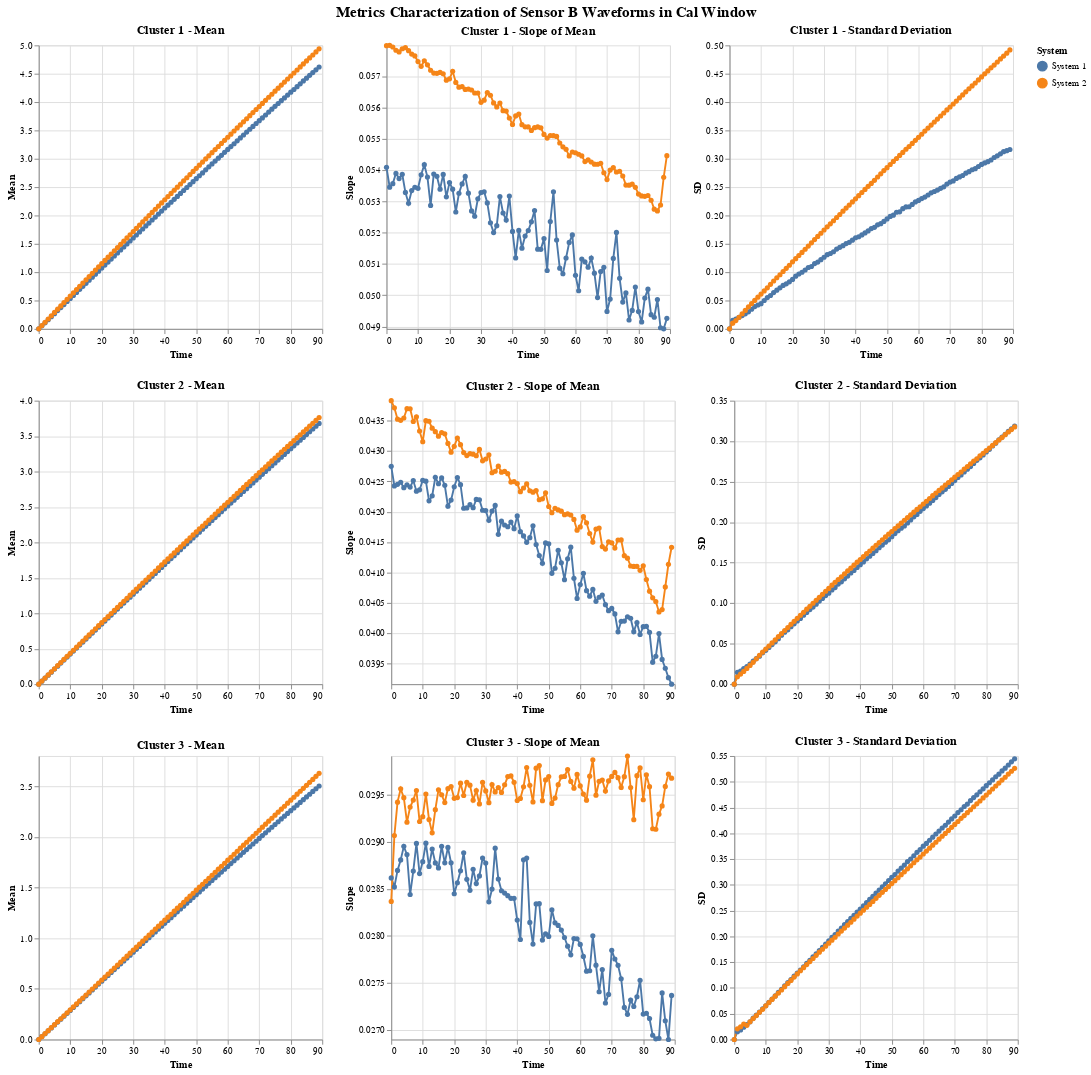

The cell this chart's notebook holds for it:
### Code cell
plotAllClusters(B_cal_window_zero, y_pred, "Cal", "B")
